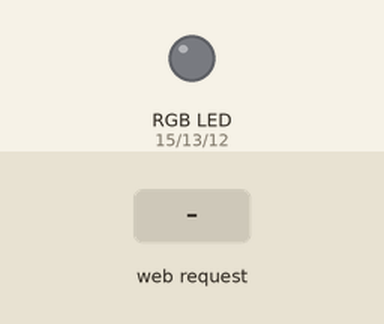
Recording of a sketch running on a simulated ESP8266 (NodeMCU). On the bench: an RGB LED mixed from three pins (HIGH = lit). The test bench sets the inputs (shaded band). WiFi joins after 1.5 s; servers stay silent unless stated; storage starts empty; what the sketch prints to the serial monitor is not drawn.

Above: at 5.7 s.
5.8 s: HTTP request GET /updateRGBColors received
At 6.3 s:
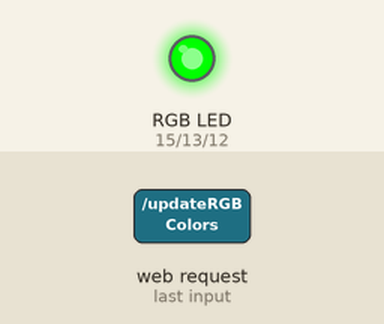
7.3 s: HTTP request GET /updateRGBColors?rgb_color=1 received
At 8.5 s:
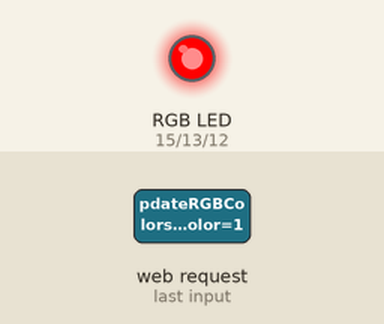
8.8 s: HTTP request GET /updateRGBColors?rgb_color=120 received
10.3 s: HTTP request GET /updateRGBColors?rgb_color=0 received
At 11.0 s:
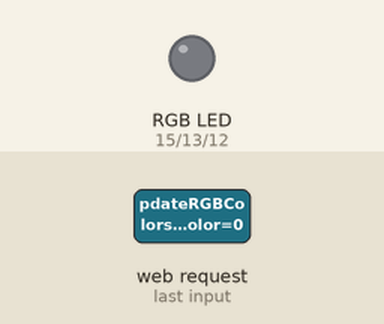
Timing chart, 0 to 12.8 s (numbered marks = the images above; inputs shaded):
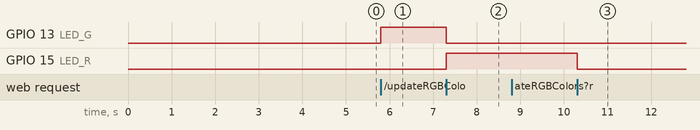

The sketch:

Smart_RGB.ino
```cpp
#include <ESP8266WiFi.h>
#include <WiFiUdp.h>
#include <WiFiClient.h>
#include <ESP8266WebServer.h>
#include <ESP8266HTTPUpdateServer.h>
#include <ESP8266HTTPClient.h>

#include "FS.h"

#define LED_R 15
#define LED_G 13
#define LED_B 12

ESP8266WebServer httpServer(80);
ESP8266HTTPUpdateServer httpUpdater;

String RGB = "0,0,0,255,0";

unsigned long lastSensorRead = 0;
unsigned long sensorReadDelay = 1000;

void setup() {
   Serial.begin(115200);

  analogWriteRange(255);
  analogWrite(LED_R, 0);
  analogWrite(LED_G, 0);
  analogWrite(LED_B, 0);

  bool success = SPIFFS.begin();
  if (!success) Serial.println("Error mounting the file system");

  connectToWifi();

  readTheConfigFiles();
  updateRGBColors();
}

void loop() {
  if ((millis() - lastSensorRead) > sensorReadDelay) {
    lastSensorRead = millis();

    File f = SPIFFS.open("/mis_rgb.cfg", "w");
    if (f) {
      f.println(RGB);
      f.close();
    }
  }

  httpServer.handleClient();
}


void connectToWifi() {
  Serial.print("Connecting");

  IPAddress staticIP(192, 168, 1, 230);
  IPAddress gateway(192, 168, 1, 1);
  IPAddress subnet(255, 255, 255, 0);
  IPAddress dns(192, 168, 1, 1);
  IPAddress dns2(8, 8, 8, 8);

  const char* deviceName = "MakeItSmart_Smart_RGB";
  const char *ssid     = "**********Your_SSID************";
  const char *password = "********Your Password**********";

  WiFi.hostname(deviceName);
  WiFi.config(staticIP, gateway, subnet, dns, dns2);

  WiFi.mode(WIFI_AP_STA);
  WiFi.begin(ssid, password);

  int counter = 0;
  while (WiFi.status() != WL_CONNECTED && counter++ < 20) {
    delay(500);
    Serial.print(".");
  }
  if (WiFi.status() != WL_CONNECTED) ESP.restart();

  Serial.print("IP:");
  Serial.println(WiFi.localIP());

  httpUpdater.setup(&httpServer);
  httpServer.on("/updateRGBColors", updateRGBColors);
  httpServer.on("/getRGBColors", getRGBColors);
  httpServer.on("/get_device_type", get_device_type);
  httpServer.begin();

  Serial.print("IP:");
  Serial.println(WiFi.localIP());

  delay(3000);
}

void readTheConfigFiles() {
  File f = SPIFFS.open("/mis_rgb.cfg", "r");
  if (f) {
    RGB = f.readStringUntil('\n');
    f.close();
  }
}

//---------------------------------Http Functions---------------------------------------------------------------
void updateRGBColors() {
  RGB = httpServer.arg("rgb_color");

  int R, G, B, A, toggle ;
  int n = sscanf(RGB.c_str(), "%d,%d,%d,%d,%d", &R, &G, &B, &A, &toggle);

  A *= toggle;
  analogWrite(LED_R, max(0, min(R * A / 255, 255)));
  analogWrite(LED_G, max(0, min(G * A / 255, 255)));
  analogWrite(LED_B, max(0, min(B * A / 255, 255)));

  httpServer.send(200, "text/plain", RGB);
}

void getRGBColors(){
  httpServer.send(200, "text/plain", RGB);
}

void get_device_type(){
  httpServer.send(200, "text/plain", "RGB Controller");
}
```

Measured:
- after the input at 5.8 s, GPIO 13 (LED_G): LOW → HIGH at once
- after the input at 7.3 s, GPIO 13 (LED_G): HIGH → LOW at once; GPIO 15 (LED_R): LOW → HIGH at once
- after the input at 8.8 s, every drawn part: stays the same
- after the input at 10.3 s, GPIO 15 (LED_R): HIGH → LOW at once
